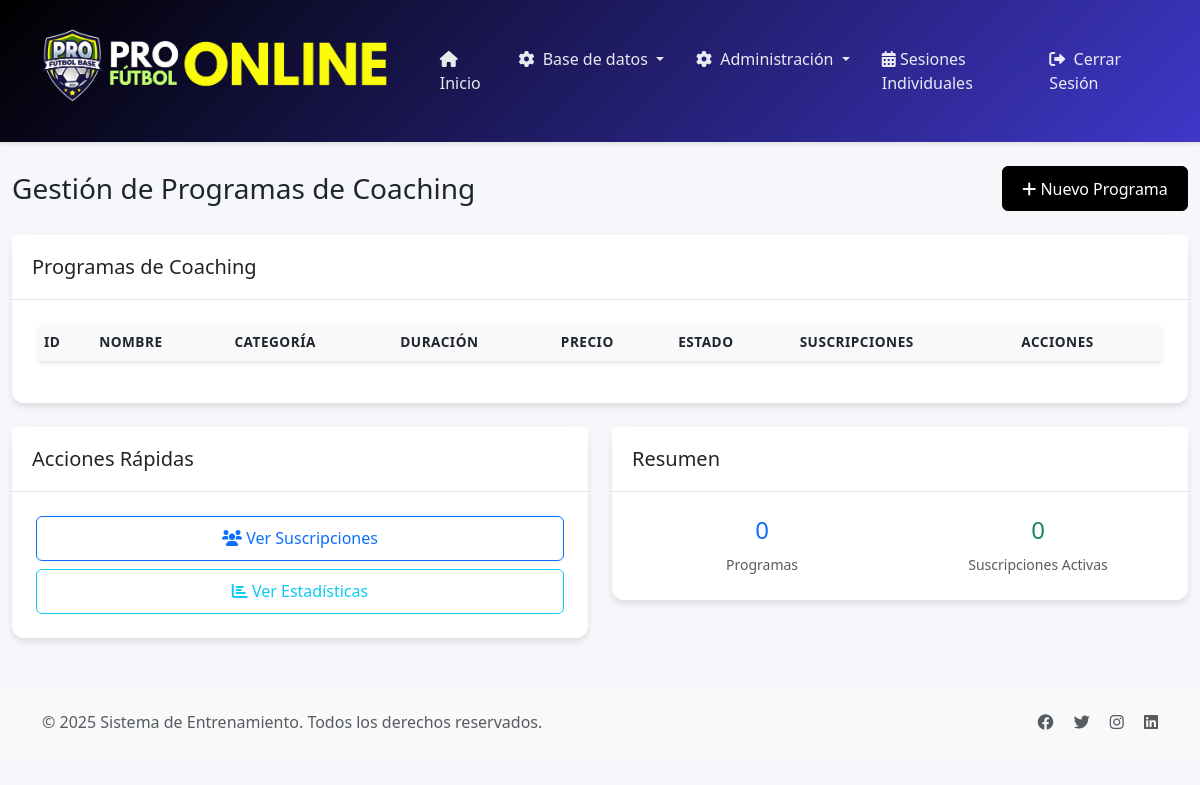
The page /admin/coaching (signed in) on the database as committed earlier.
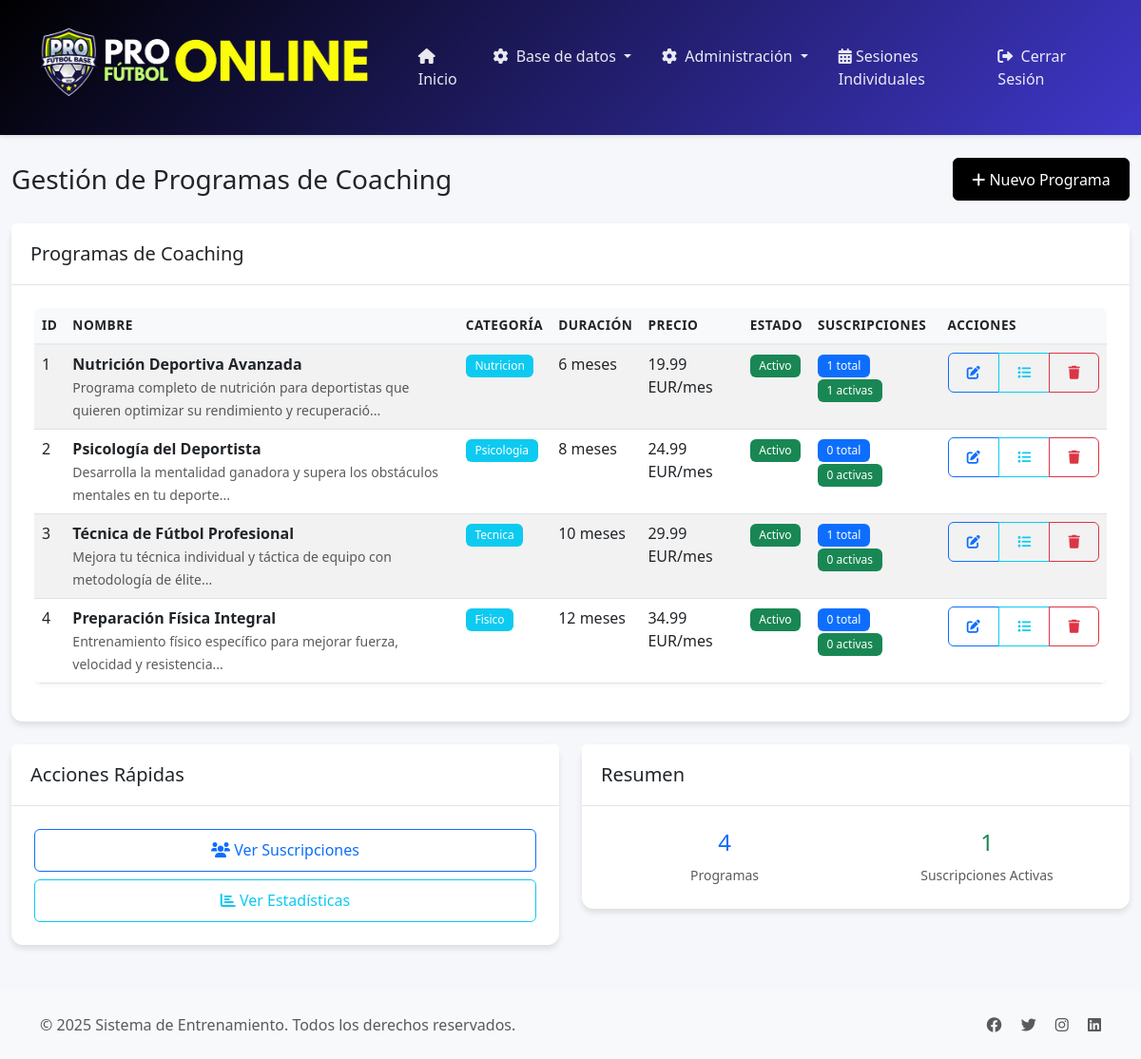
The same page on the database as committed later.
### tables this page shows
CREATE TABLE `programas_coaching` (
  `id` int NOT NULL,
  `nombre` varchar(100) NOT NULL,
  `descripcion` text,
  `categoria` enum('nutricion','psicologia','tecnica','fisico','mental','recuperacion') NOT NULL,
  `duracion_meses` int NOT NULL,
  `precio_mensual` decimal(10,2) NOT NULL,
  `moneda` varchar(3) NOT NULL DEFAULT 'EUR',
  `imagen_url` varchar(255) DEFAULT NULL,
  `activo` tinyint(1) NOT NULL DEFAULT '1',
  `created_at` timestamp NULL DEFAULT CURRENT_TIMESTAMP,
  `updated_at` timestamp NULL DEFAULT CURRENT_TIMESTAMP ON UPDATE CURRENT_TIMESTAMP
);

### controllers/BaseController.php (called while the page is built, shortened)
<?php
class BaseController {
    protected function render($view, $data = []) {
        extract($data);
        $viewPath = __DIR__ . "/../views/{$view}.php";
        require_once $viewPath;
    }
}

### controllers/AdminCoachingController.php (called while the page is built, shortened)
<?php
require_once 'BaseController.php';
require_once 'models/ProgramaCoachingModel.php';
class AdminCoachingController extends BaseController {
    private $programaCoachingModel;
    public function __construct() {
        $this->programaCoachingModel = new ProgramaCoachingModel();
    }
    public function index() {
        $programas = $this->programaCoachingModel->getProgramasConEstadisticas();
        $this->render('admin/coaching/index', [
            'programas' => $programas
        ]);
    }
}

### config/database.php (called while the page is built, shortened)
<?php
class Database {
    private static $instance = null;
    private $connection;
    private function __construct() {
        $host = 'localhost';
        $dbname = 'profutbolonline_qwb';
        $username = 'profutbolonline_asa';
        $password = '&}p^lgTkK9d~';
        try {
            $dsn = "mysql:host=$host;dbname=$dbname;charset=utf8mb4";
            $options = [
                PDO::ATTR_ERRMODE => PDO::ERRMODE_EXCEPTION,
                PDO::ATTR_DEFAULT_FETCH_MODE => PDO::FETCH_ASSOC,
                PDO::ATTR_EMULATE_PREPARES => false,
            ];
            $this->connection = new PDO($dsn, $username, $password, $options);
        } catch (PDOException $e) {
            die("Error de conexión a la base de datos: " . $e->getMessage());
        }
    }
    public static function getInstance() {
        if (self::$instance === null) {
            self::$instance = new self();
        }
        return self::$instance;
    }
    public function getConnection() {
        return $this->connection;
    }
}

### models/BaseModel.php (called while the page is built, shortened)
<?php
require_once __DIR__ . '/../config/database.php';
class BaseModel {
    public function __construct($table = null) {
        $this->db = Database::getInstance()->getConnection();
    }
}

### models/ProgramaCoachingModel.php (called while the page is built, shortened)
<?php
require_once 'BaseModel.php';
class ProgramaCoachingModel extends BaseModel {
    protected $table = 'programas_coaching';
    public function getProgramasConEstadisticas() {
        $sql = "SELECT pc.*,
                       COUNT(DISTINCT sc.id) as total_suscripciones,
                       COUNT(DISTINCT CASE WHEN sc.estado = 'activa' THEN sc.id END) as suscripciones_activas
                FROM {$this->table} pc
                LEFT JOIN suscripciones_coaching sc ON pc.id = sc.programa_coaching_id
                WHERE pc.activo = 1
                GROUP BY pc.id
                ORDER BY pc.categoria, pc.nombre";
        $stmt = $this->db->prepare($sql);
        $stmt->execute();
        return $stmt->fetchAll(PDO::FETCH_ASSOC);
    }
}

### views/admin/coaching/index.php (the view, shortened to what this page needs)
<?php require_once 'views/layouts/header.php'; ?>
<div class="container-fluid">
    <div class="row">
        <div class="col-md-12">
            <div class="d-flex justify-content-between align-items-center mb-4">
                <h1 class="h3 mb-0">Gestión de Programas de Coaching</h1>
                <a href="/admin/coaching/crear" class="btn btn-primary">
                    <i class="fas fa-plus"></i> Nuevo Programa
                </a>
            </div>
            <div class="card">
                <div class="card-header">
                    <h5 class="card-title mb-0">Programas de Coaching</h5>
                </div>
                <div class="card-body">
                    <div class="table-responsive">
                        <table class="table table-striped">
                            <thead>
                                <tr>
                                    <th>ID</th>
                                    <th>Nombre</th>
                                    <th>Categoría</th>
                                    <th>Duración</th>
                                    <th>Precio</th>
                                    <th>Estado</th>
                                    <th>Suscripciones</th>
                                    <th>Acciones</th>
                                </tr>
                            </thead>
                            <tbody>
                                <?php foreach ($programas as $programa): ?>
                                <tr>
                                    <td><?php echo $programa['id']; ?></td>
                                    <td>
                                        <strong><?php echo htmlspecialchars($programa['nombre']); ?></strong>
                                        <br>
                                        <small class="text-muted"><?php echo htmlspecialchars(substr($programa['descripcion'], 0, 100)); ?>...</small>
                                    </td>
                                    <td>
                                        <span class="badge bg-info"><?php echo ucfirst($programa['categoria']); ?></span>
                                    </td>
                                    <td><?php echo $programa['duracion_meses']; ?> meses</td>
                                    <td><?php echo number_format($programa['precio_mensual'], 2); ?> <?php echo $programa['moneda']; ?>/mes</td>
                                    <td>
                                        <?php if ($programa['activo']): ?>
                                            <span class="badge bg-success">Activo</span>
                                        <?php else: ?>
                                            <span class="badge bg-secondary">Inactivo</span>
                                        <?php endif; ?>
                                    </td>
                                    <td>
                                        <span class="badge bg-primary"><?php echo $programa['total_suscripciones'] ?? 0; ?> total</span>
                                        <span class="badge bg-success"><?php echo $programa['suscripciones_activas'] ?? 0; ?> activas</span>
                                    </td>
                                    <td>
                                        <div class="btn-group" role="group">
                                            <a href="/admin/coaching/editar/<?php echo $programa['id']; ?>"
                                               class="btn btn-sm btn-outline-primary" title="Editar">
                                                <i class="fas fa-edit"></i>
                                            </a>
                                            <a href="/admin/coaching/bloques/<?php echo $programa['id']; ?>"
                                               class="btn btn-sm btn-outline-info" title="Gestionar Bloques">
                                                <i class="fas fa-list"></i>
                                            </a>
                                            <button type="button" class="btn btn-sm btn-outline-danger"
                                                    onclick="confirmarEliminar(<?php echo $programa['id']; ?>)" title="Eliminar">
                                                <i class="fas fa-trash"></i>
                                            </button>
                                        </div>
                                    </td>
                                </tr>
                                <?php endforeach; ?>
                            </tbody>
                        </table>
                    </div>
                </div>
            </div>
            <div class="row mt-4">
                <div class="col-md-6">
                    <div class="card">
                        <div class="card-header">
                            <h5 class="card-title mb-0">Acciones Rápidas</h5>
                        </div>
                        <div class="card-body">
                            <div class="d-grid gap-2">
                                <a href="/admin/coaching/suscripciones" class="btn btn-outline-primary">
                                    <i class="fas fa-users"></i> Ver Suscripciones
                                </a>
                                <a href="/admin/coaching/estadisticas" class="btn btn-outline-info">
                                    <i class="fas fa-chart-bar"></i> Ver Estadísticas
                                </a>
                            </div>
                        </div>
                    </div>
                </div>
                <div class="col-md-6">
                    <div class="card">
                        <div class="card-header">
                            <h5 class="card-title mb-0">Resumen</h5>
                        </div>
                        <div class="card-body">
                            <div class="row text-center">
                                <div class="col-6">
                                    <h4 class="text-primary"><?php echo count($programas); ?></h4>
                                    <small class="text-muted">Programas</small>
                                </div>
                                <div class="col-6">
                                    <h4 class="text-success"><?php echo array_sum(array_column($programas, 'suscripciones_activas')); ?></h4>
                                    <small class="text-muted">Suscripciones Activas</small>
                                </div>
                            </div>
                        </div>
                    </div>
                </div>
            </div>
        </div>
    </div>
</div>
<?php require_once 'views/layouts/footer.php'; ?>

### index.php (shortened to what this page needs)
<?php
require_once 'config/database.php';
$request = $_SERVER['REQUEST_URI'];
$request = ltrim($request, '/');
$request = strtok($request, '?');
switch ($request) {
    case 'admin/coaching':
        require __DIR__ . '/controllers/AdminCoachingController.php';
        $controller = new AdminCoachingController();
        $controller->index();
        break;
}

### views/layouts/header.php (shortened to what this page needs)
<!DOCTYPE html>
<html lang="es">
<head>
    <link href="https://cdn.jsdelivr.net/npm/bootstrap@5.3.0/dist/css/bootstrap.min.css" rel="stylesheet">
    <link href="https://cdnjs.cloudflare.com/ajax/libs/font-awesome/6.0.0/css/all.min.css" rel="stylesheet">
</head>
<body>
    <nav class="navbar navbar-expand-lg navbar-dark mb-4">
        <div class="container">
            <a class="navbar-brand" href="/">
                <img src="/img/logo.png" alt="Logo" height="100">
            </a>
            <div class="collapse navbar-collapse" id="navbarNav">
                <ul class="navbar-nav ms-auto">
                    <?php if (isset($_SESSION['user_id'])): ?>
                        <li class="nav-item">
                            <a class="nav-link" href="/dashboard">
                                <i class="fas fa-home me-1"></i> Inicio
                            </a>
                        </li>
                        <?php if ($_SESSION['user_role'] === 'entrenador' || $_SESSION['user_role'] === 'admin'): ?>
                            <li class="nav-item dropdown">
                                <a class="nav-link dropdown-toggle" href="#" id="dataDropdown" role="button" data-bs-toggle="dropdown" aria-expanded="false">
                                    <i class="fas fa-cog me-1"></i> Base de datos
                                </a>
                            </li>
                        <?php endif; ?>
                        <?php if ($_SESSION['user_role'] === 'admin'): ?>
                            <li class="nav-item dropdown">
                                <a class="nav-link dropdown-toggle" href="#" id="adminDropdown" role="button" data-bs-toggle="dropdown" aria-expanded="false">
                                    <i class="fas fa-cog me-1"></i> Administración
                                </a>
                            </li>
                        <?php endif; ?>
                        <?php if ($_SESSION['user_role'] === 'admin' || $_SESSION['user_role'] === 'entrenador'): ?>
                            <li class="nav-item">
                                <a class="nav-link" href="/admin/sesiones">
                                    <i class="fas fa-calendar-alt"></i> Sesiones Individuales
                                </a>
                            </li>
                        <?php endif; ?>
                        <li class="nav-item">
                            <a class="nav-link" href="/logout">
                                <i class="fas fa-sign-out-alt me-1"></i> Cerrar Sesión
                            </a>
                        </li>
                    <?php endif; ?>
                </ul>
            </div>
        </div>
    </nav>
</body>
</html>

### views/layouts/footer.php (shortened to what this page needs)
    <footer class="bg-light py-4 mt-5">
        <div class="container">
            <div class="row">
                <div class="col-md-6 text-center text-md-start">
                    <p class="mb-0 text-muted">© <?php echo date('Y'); ?> Sistema de Entrenamiento. Todos los derechos reservados.</p>
                </div>
                <div class="col-md-6 text-center text-md-end">
                    <a href="#" class="text-muted me-3"><i class="fab fa-facebook"></i></a>
                    <a href="#" class="text-muted me-3"><i class="fab fa-twitter"></i></a>
                    <a href="#" class="text-muted me-3"><i class="fab fa-instagram"></i></a>
                    <a href="#" class="text-muted"><i class="fab fa-linkedin"></i></a>
                </div>
            </div>
        </div>
    </footer>
</body>
</html>

### views/layouts/header.php (style rules this page uses)
:root { --primary-color: #000000; --secondary-color: #3f37c9; --accent-color: #4cc9f0; --success-color: #4caf50; --warning-color: #ff9800; --danger-color: #f44336; --light-color: #f8f9fa; --dark-color: #212529; }
body { background-color: #f5f7fa; font-family: 'Segoe UI', system-ui, -apple-system, sans-serif; }
.navbar { background: linear-gradient(135deg, var(--primary-color), var(--secondary-color)) !important; box-shadow: 0 2px 4px rgba(0,0,0,0.1); padding: 1rem 0; }
.navbar-brand { font-weight: 600; font-size: 1.4rem; color: white !important; }
.nav-link { color: rgba(255,255,255,0.9) !important; font-weight: 500; padding: 0.5rem 1rem !important; transition: all 0.3s ease; }
.btn { padding: 0.6rem 1.2rem; font-weight: 500; border-radius: 6px; transition: all 0.3s ease; }
.btn-primary { background-color: var(--primary-color); border-color: var(--primary-color); }
.table { border-radius: 8px; overflow: hidden; box-shadow: 0 2px 4px rgba(0,0,0,0.05); }
.table thead th { background-color: var(--light-color); border-bottom: 2px solid #e9ecef; font-weight: 600; text-transform: uppercase; font-size: 0.85rem; letter-spacing: 0.5px; }
.card { border: none; border-radius: 12px; box-shadow: 0 4px 6px rgba(0,0,0,0.1); transition: all 0.3s ease; }
.card-header { background-color: white; border-bottom: 1px solid rgba(0,0,0,0.1); padding: 1.25rem; }
.card-body { padding: 1.5rem; }
.badge { padding: 0.5em 0.8em; font-weight: 500; border-radius: 6px; }

Rows that differ between the two databases and show on the page:
added programas_coaching: id "1", nombre "Nutrición Deportiva Avanzada", descripcion "Programa completo de nutrición para deportistas que quieren optimizar su rendimiento y recuperació", categoria "Nutricion", duracion_meses "6", precio_mensual "19.99", moneda "EUR", activo "Activo", total_suscripciones "1", suscripciones_activas "1"
added programas_coaching: id "2", nombre "Psicología del Deportista", descripcion "Desarrolla la mentalidad ganadora y supera los obstáculos mentales en tu deporte", categoria "Psicologia", duracion_meses "8", precio_mensual "24.99", moneda "EUR", activo "Activo", total_suscripciones "0", suscripciones_activas "0"
added programas_coaching: id "3", nombre "Técnica de Fútbol Profesional", descripcion "Mejora tu técnica individual y táctica de equipo con metodología de élite", categoria "Tecnica", duracion_meses "10", precio_mensual "29.99", moneda "EUR", activo "Activo", total_suscripciones "1", suscripciones_activas "0"
added programas_coaching: id "4", nombre "Preparación Física Integral", descripcion "Entrenamiento físico específico para mejorar fuerza, velocidad y resistencia", categoria "Fisico", duracion_meses "12", precio_mensual "34.99", moneda "EUR", activo "Activo", total_suscripciones "0", suscripciones_activas "0"
Other text that changed with them:
count($programas): "0" → "4"
array_sum(array_column($programas, 'suscripciones_activas')): "0" → "1"
